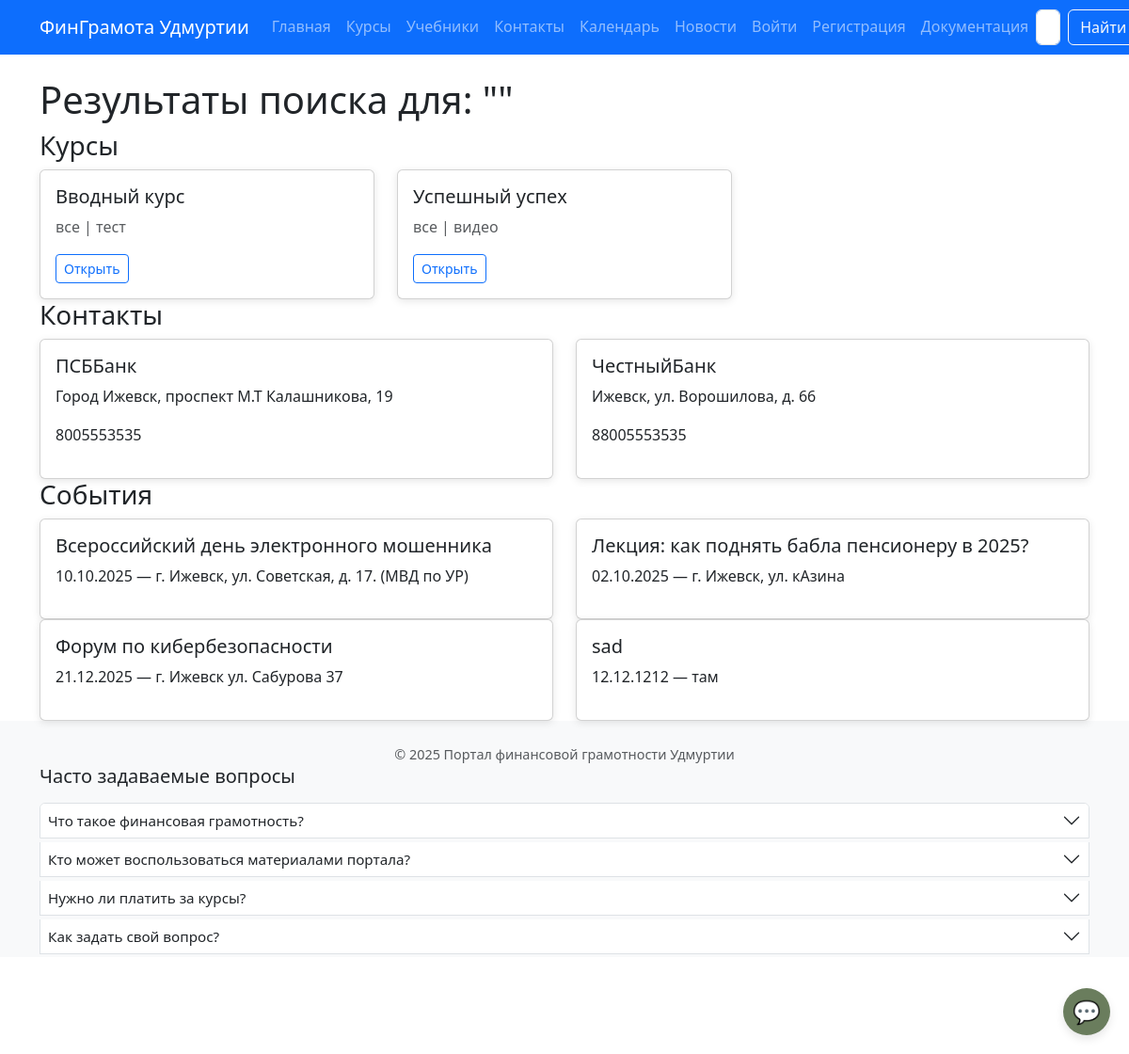
The app's page /search/ with its own data.
### courses/models.py (models this page shows, shortened)
class Course(models.Model):
    title = models.CharField(max_length=200)
    description = models.TextField()
    audience = models.CharField(max_length=50, choices=AUDIENCE_CHOICES, default='все')
    format_type = models.CharField(max_length=50, choices=FORMAT_CHOICES, default='текст')
    created_at = models.DateTimeField(auto_now_add=True)

### core/models.py (models this page shows, shortened)
class Contact(models.Model):
    name = models.CharField(max_length=200)
    address = models.TextField()
    latitude = models.CharField(max_length=20, null=True, blank=True)
    longitude = models.CharField(max_length=20, null=True, blank=True)
    phone = models.CharField(max_length=50)
    email = models.EmailField(blank=True)
    audience = models.CharField(max_length=50, choices=AUDIENCE_CHOICES, default='все')

class Event(models.Model):
    title = models.CharField(max_length=200)
    description = models.TextField()
    date = models.DateField()
    location = models.CharField(max_length=200)
    audience = models.CharField(max_length=50, choices=AUDIENCE_CHOICES, default='все')

### search/views.py (the view)
# urls.py: path('', views.search_view, name='results'),
def search_view(request):
    query = request.GET.get('q', '').strip()
    audience = request.GET.get('audience', '')
    format_type = request.GET.get('format', '')
    courses = Course.objects.all()
    contacts = Contact.objects.all()
    events = Event.objects.all()
    if query:
        courses = courses.filter(title__icontains=query) | courses.filter(description__icontains=query)
        contacts = contacts.filter(name__icontains=query) | contacts.filter(address__icontains=query)
        events = events.filter(title__icontains=query) | events.filter(description__icontains=query)
    if audience:
        courses = courses.filter(audience=audience)
        contacts = contacts.filter(audience=audience)
        events = events.filter(audience=audience)
    if format_type:
        courses = courses.filter(format_type=format_type)
    context = {
        'query': query,
        'courses': courses,
        'contacts': contacts,
        'events': events,
        'audience_filter': audience,
        'format_filter': format_type,
    }
    return render(request, 'search/results.html', context)

### templates/search/results.html
{% extends 'base.html' %}
{% block content %}
<h1>Результаты поиска для: "{{ query }}"</h1>
<h3>Курсы</h3>
<div class="row">
    {% for course in courses %}
        <div class="col-12 col-md-6 col-lg-4">
            <div class="card">
                <div class="card-body">
                    <h5>{{ course.title }}</h5>
                    <p class="text-muted">{{ course.audience }} | {{ course.format_type }}</p>
                    <a href="{% url 'courses:detail' course.id %}" class="btn btn-sm btn-outline-primary">Открыть</a>
                </div>
            </div>
        </div>
    {% empty %}
        <p>Курсы не найдены.</p>
    {% endfor %}
</div>
<h3>Контакты</h3>
<div class="row">
    {% for contact in contacts %}
         <div class="col-12 col-md-6">
            <div class="card">
                <div class="card-body">
                    <h5>{{ contact.name }}</h5>
                    <p>{{ contact.address }}</p>
                    <p>{{ contact.phone }}</p>
                </div>
            </div>
        </div>
    {% empty %}
        <p>Контакты не найдены.</p>
    {% endfor %}
</div>
<h3>События</h3>
<div class="row">
    {% for event in events %}
         <div class="col-12 col-md-6">
            <div class="card">
                <div class="card-body">
                    <h5>{{ event.title }}</h5>
                    <p>{{ event.date|date:"d.m.Y" }} — {{ event.location }}</p>
                </div>
            </div>
        </div>
    {% empty %}
        <p>События не найдены.</p>
    {% endfor %}
</div>
{% endblock %}

### static/css/style.css (style rules this page uses)
body { font-size: 1rem; line-height: 1.6; }
.card { box-shadow: 0 2px 8px rgba(0,0,0,0.1); transition: transform 0.2s; }

### templates/base.html (style rules this page uses)
body { display: flex; flex-direction: column; min-height: 100vh; font-size: 1rem; line-height: 1.6; }
body { padding-bottom: 70px; }
@media (min-width: 577px) { body { padding-bottom: 0; } }

### records on screen
Course: title "Вводный курс", audience "все", format_type "тест"
Course: title "Успешный успех", audience "все", format_type "видео"
Contact: name "ПСББанк", address "Город Ижевск, проспект М.Т Калашникова, 19", phone "8005553535"
Contact: name "ЧестныйБанк", address "Ижевск, ул. Ворошилова, д. 66", phone "88005553535"
Event: title "Всероссийский день электронного мошенника", date "10.10.2025", location "г. Ижевск, ул. Советская, д. 17. (МВД по УР)"
Event: title "Лекция: как поднять бабла пенсионеру в 2025?", date "02.10.2025", location "г. Ижевск, ул. кАзина"
Event: title "Форум по кибербезопасности", date "21.12.2025", location "г. Ижевск ул. Сабурова 37"
Event: title "sad", date "12.12.1212", location "там"

### other values on screen
{{ item.question }} "Что такое финансовая грамотность?" "Кто может воспользоваться материалами портала?" "Нужно ли платить за курсы?" "Как задать свой вопрос?"
